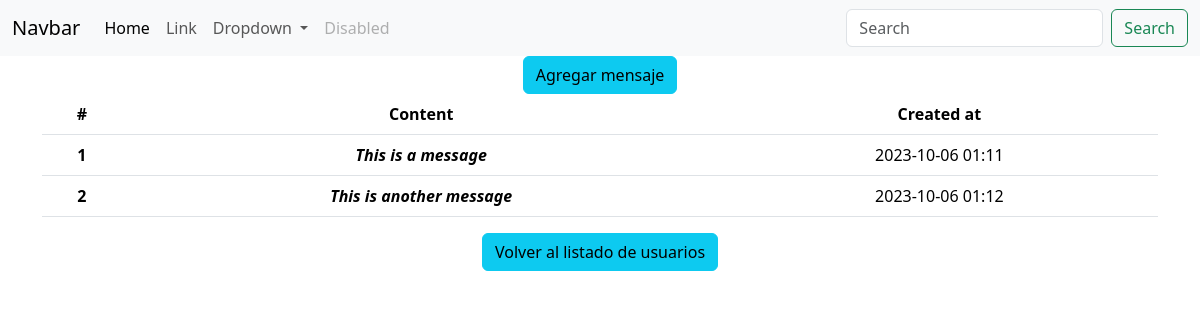
The app's page /messages-by-user/1 with its own data.
### 04/main.py (models this page shows, shortened)
class Message(db.Model):
    id = db.Column(db.Integer, primary_key=True)
    content = db.Column(db.Text, nullable=False)
    created_at = db.Column(db.DateTime(timezone=True), server_default=func.now())
    user_id = db.Column(db.Integer, db.ForeignKey("user.id"))
    user = db.relationship("User", backref="user")

### 04/main.py (the view)
@app.route('/messages-by-user/<user_id>')
def messages_by_user(user_id):
    messages_data = Message.query.filter_by(user_id = user_id).all()
    return render_template("messages.html", messages=messages_data)

### 04/templates/messages.html (shortened to what this page needs)
{% extends 'base.html' %}
{% block body %}
<a href="" class="btn btn-info">Agregar mensaje</a>
{% if messages %}
<table class="table">
    <thead>
      <tr>
        <th scope="col">#</th>
        <th scope="col">Content</th>
        <th scope="col">Created at</th>
      </tr>
    </thead>
    <tbody>
      {% for message in messages %}
      <tr>
        <th scope="row">{{ message.id }}</th>
        <td>{{ message.content|safe }}</td>
        <td>{{ message.created_at.strftime("%Y-%m-%d %I:%M") }}</td>
      </tr>
      {% endfor %}
    </tbody>
  </table>
{% endif %}
<a class="btn btn-info" href="{{ url_for('users') }}">Volver al listado de usuarios</a>
{% endblock %}

### records on screen
Message: id "1", content "This is a message", created_at "2023-10-06 01:11"
Message: id "2", content "This is another message", created_at "2023-10-06 01:12"
